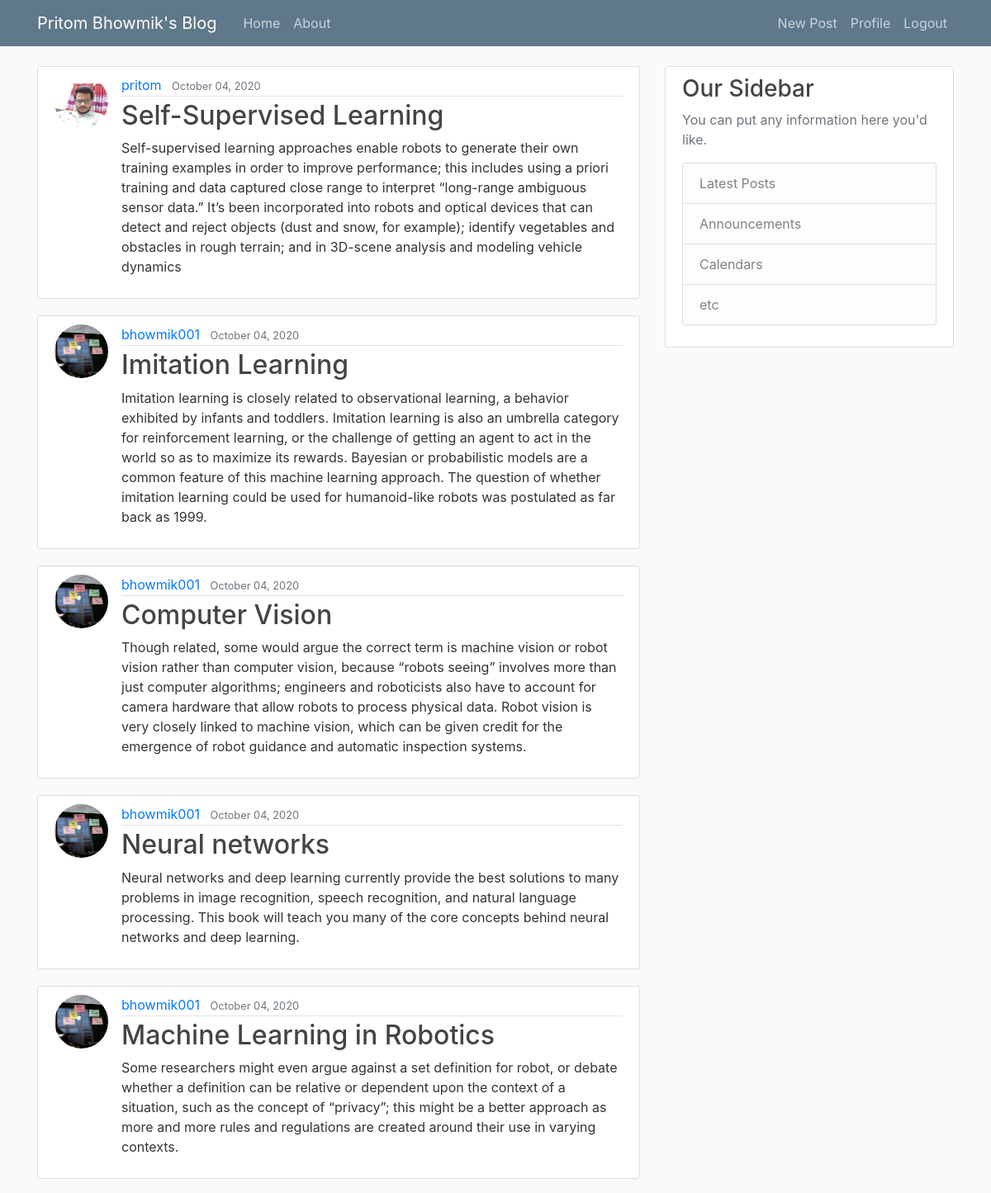
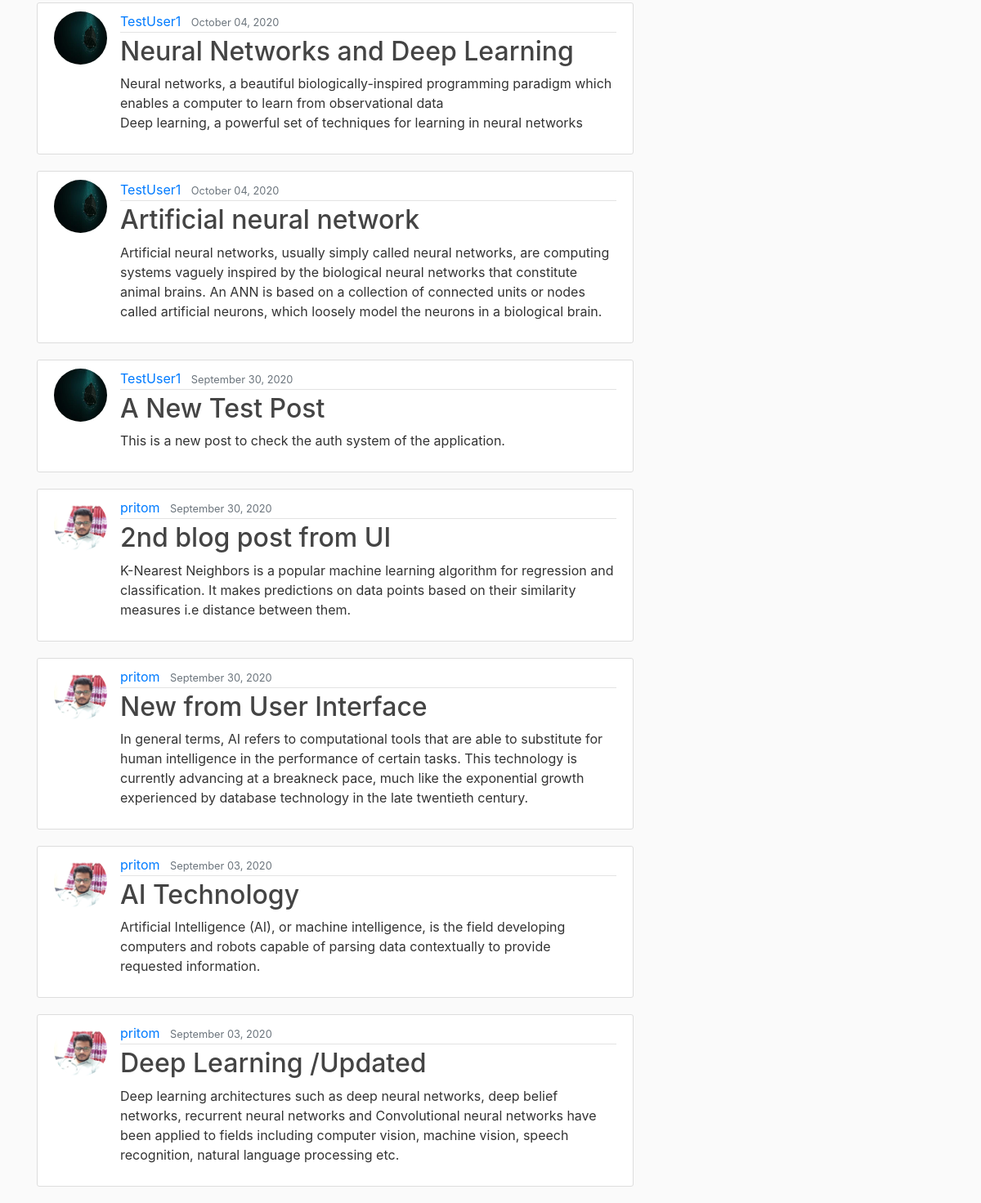
/ (signed in), run on the app's committed database (2 pictures, top to bottom).
### blog/models.py (models this page shows, shortened)
class Post(models.Model):
    title = models.CharField(max_length=100)
    content = models.TextField()
    date_posted = models.DateTimeField(default=timezone.now)
    author = models.ForeignKey(User, on_delete=models.CASCADE)

### users/models.py (models this page shows, shortened)
class Profile(models.Model):
    user = models.OneToOneField(User, on_delete=models.CASCADE)
    image = models.ImageField(default='default.jpg', upload_to='profile_pics')

### blog/views.py (the view)
# urls.py: path('', PostListView.as_view(), name='blog-home'),
class PostListView(ListView):
    model = Post
    template_name = 'blog/home.html'  # <app>/<model>_<viewtype>.html
    context_object_name = 'posts'
    ordering = ['-date_posted']

### blog/templates/blog/home.html
{% extends "blog/base.html" %} {% block content %} {% for post in posts %}
<article class="media content-section">
  <img
    class="rounded-circle article-img"
    src="{{ post.author.profile.image.url }} "
  />
  <div class="media-body">
    <div class="article-metadata">
      <a class="mr-2" href="#">{{ post.author }}</a>
      <small class="text-muted">{{ post.date_posted |date:"F d, Y" }}</small>
    </div>
    <h2>
      <a class="article-title" href="{% url 'post-detail' post.id %}">
        {{ post.title }}</a
      >
    </h2>
    <p class="article-content">{{ post.content }}</p>
  </div>
</article>
{% endfor %} {% endblock content %}

### blog/static/blog/main.css (style rules this page uses)
body { background: #fafafa; color: #333333; margin-top: 5rem; }
h1, h2, h3, h4, h5, h6 { color: #444444; }
.content-section { background: #ffffff; padding: 10px 20px; border: 1px solid #dddddd; border-radius: 3px; margin-bottom: 20px; }
.article-title { color: #444444; }
.article-content { white-space: pre-line; }
.article-img { height: 65px; width: 65px; margin-right: 16px; }
.article-metadata { padding-bottom: 1px; margin-bottom: 4px; border-bottom: 1px solid #e3e3e3; }

### data on the page
Post: author.profile.image (picture), author "pritom", date_posted "October 04, 2020", title "Self-Supervised Learning", content "Self-supervised learning approaches enable robots to generate their own training examples in order to improve performance; this includes using a priori training and data captured close range to interpret “long-range ambiguous sensor data.” It’s been incorporated into robots and optical devices that can detect and reject objects (dust and snow, for example); identify vegetables and obstacles in rough terrain; and in 3D-scene analysis and modeling vehicle dynamics"
Post: author.profile.image (picture), author "bhowmik001", date_posted "October 04, 2020", title "Imitation Learning", content "Imitation learning is closely related to observational learning, a behavior exhibited by infants and toddlers. Imitation learning is also an umbrella category for reinforcement learning, or the challenge of getting an agent to act in the world so as to maximize its rewards. Bayesian or probabilistic models are a common feature of this machine learning approach. The question of whether imitation learning could be used for humanoid-like robots was postulated as far back as 1999."
Post: author.profile.image (picture), author "bhowmik001", date_posted "October 04, 2020", title "Computer Vision", content "Though related, some would argue the correct term is machine vision or robot vision rather than computer vision, because “robots seeing” involves more than just computer algorithms; engineers and roboticists also have to account for camera hardware that allow robots to process physical data. Robot vision is very closely linked to machine vision, which can be given credit for the emergence of robot guidance and automatic inspection systems."
Post: author.profile.image (picture), author "bhowmik001", date_posted "October 04, 2020", title "Neural networks", content "Neural networks and deep learning currently provide the best solutions to many problems in image recognition, speech recognition, and natural language processing. This book will teach you many of the core concepts behind neural networks and deep learning."
Post: author.profile.image (picture), author "bhowmik001", date_posted "October 04, 2020", title "Machine Learning in Robotics", content "Some researchers might even argue against a set definition for robot, or debate whether a definition can be relative or dependent upon the context of a situation, such as the concept of “privacy”; this might be a better approach as more and more rules and regulations are created around their use in varying contexts."
Post: author.profile.image (picture), author "TestUser1", date_posted "October 04, 2020", title "Neural Networks and Deep Learning", content "Neural networks, a beautiful biologically-inspired programming paradigm which enables a computer to learn from observational data Deep learning, a powerful set of techniques for learning in neural networks"
Post: author.profile.image (picture), author "TestUser1", date_posted "October 04, 2020", title "Artificial neural network", content "Artificial neural networks, usually simply called neural networks, are computing systems vaguely inspired by the biological neural networks that constitute animal brains. An ANN is based on a collection of connected units or nodes called artificial neurons, which loosely model the neurons in a biological brain."
Post: author.profile.image (picture), author "TestUser1", date_posted "September 30, 2020", title "A New Test Post", content "This is a new post to check the auth system of the application."
Post: author.profile.image (picture), author "pritom", date_posted "September 30, 2020", title "2nd blog post from UI", content "K-Nearest Neighbors is a popular machine learning algorithm for regression and classification. It makes predictions on data points based on their similarity measures i.e distance between them."
Post: author.profile.image (picture), author "pritom", date_posted "September 30, 2020", title "New from User Interface", content "In general terms, AI refers to computational tools that are able to substitute for human intelligence in the performance of certain tasks. This technology is currently advancing at a breakneck pace, much like the exponential growth experienced by database technology in the late twentieth century."
Post: author.profile.image (picture), author "pritom", date_posted "September 03, 2020", title "AI Technology", content "Artificial Intelligence (AI), or machine intelligence, is the field developing computers and robots capable of parsing data contextually to provide requested information."
Post: author.profile.image (picture), author "pritom", date_posted "September 03, 2020", title "Deep Learning /Updated", content "Deep learning architectures such as deep neural networks, deep belief networks, recurrent neural networks and Convolutional neural networks have been applied to fields including computer vision, machine vision, speech recognition, natural language processing etc."
